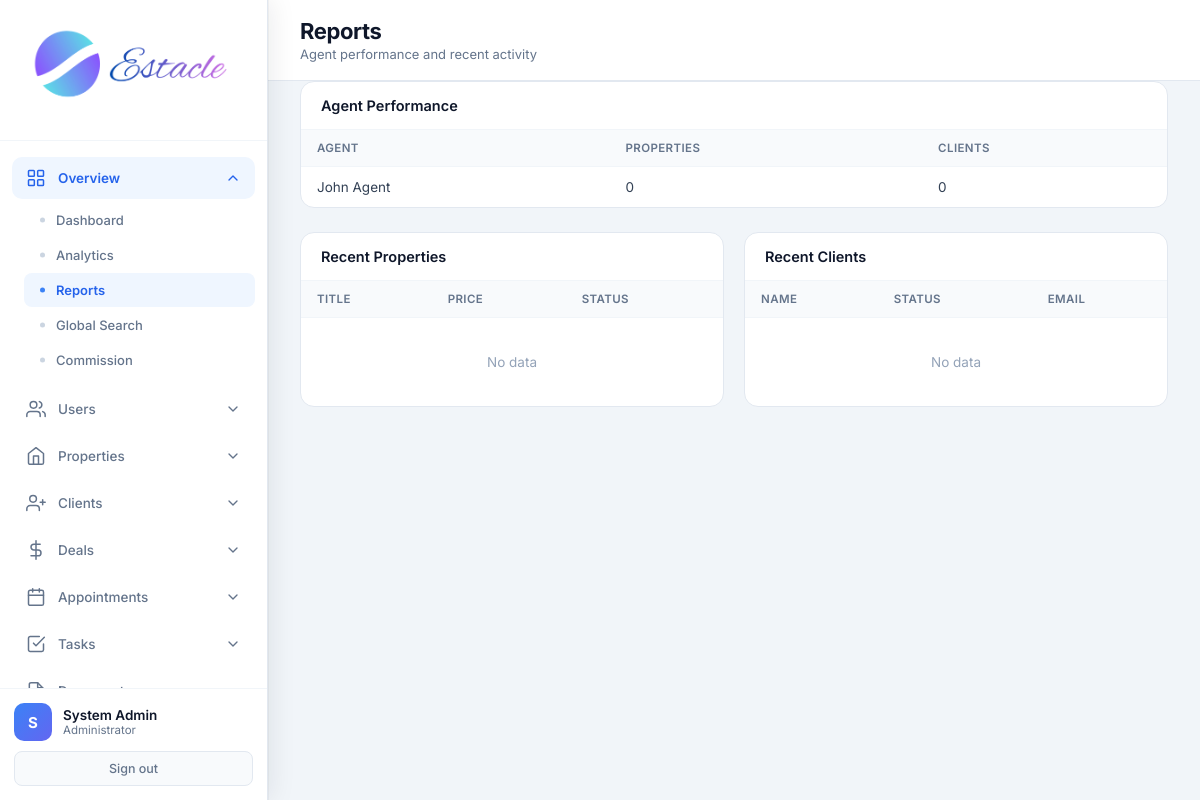
The page /admin/reports (signed in) on the database its author committed.
### tables this page shows
CREATE TABLE users (
            id INTEGER PRIMARY KEY AUTOINCREMENT,
            email TEXT UNIQUE NOT NULL,
            password TEXT NOT NULL,
            full_name TEXT NOT NULL,
            role TEXT NOT NULL CHECK(role IN ('admin', 'agent', 'customer')),
            phone TEXT,
            created_at TIMESTAMP DEFAULT CURRENT_TIMESTAMP,
            is_active INTEGER DEFAULT 1
        );

### app.py (the view)
@app.route('/admin/reports')
@login_required
@role_required('admin')
def admin_reports():
    db = get_db()
    recent_props = db.execute('SELECT id, title, price, status, city, created_at FROM properties ORDER BY created_at DESC LIMIT 10').fetchall()
    recent_clients = db.execute('SELECT id, full_name, status, email, created_at FROM clients ORDER BY created_at DESC LIMIT 10').fetchall()
    agents = db.execute("""
        SELECT u.id, u.full_name,
               (SELECT COUNT(*) FROM properties WHERE agent_id = u.id) as prop_count,
               (SELECT COUNT(*) FROM clients WHERE agent_id = u.id) as client_count
        FROM users u WHERE u.role = 'agent' ORDER BY u.full_name
    """).fetchall()
    return render_template('admin_reports.html', recent_props=recent_props, recent_clients=recent_clients, agents=agents)

### app.py (called while the page is built)
def get_db():
    if 'db' not in g:
        g.db = sqlite3.connect(app.config['DATABASE'])
        g.db.row_factory = sqlite3.Row
    return g.db

def login_required(f):
    @wraps(f)
    def decorated_function(*args, **kwargs):
        if 'user_id' not in session:
            flash('Please log in to access this page.', 'warning')
            return redirect(url_for('login'))
        return f(*args, **kwargs)
    return decorated_function

def role_required(*roles):
    def decorator(f):
        @wraps(f)
        def decorated_function(*args, **kwargs):
            if 'user_id' not in session:
                flash('Please log in to access this page.', 'warning')
                return redirect(url_for('login'))
            if session.get('role') not in roles:
                flash('You do not have permission to access this page.', 'danger')
                return redirect(url_for('role_redirect'))
            return f(*args, **kwargs)
        return decorated_function
    return decorator

### templates/admin_reports.html (shortened to what this page needs)
<!DOCTYPE html>
<html lang="en">
<head>
    <link rel="stylesheet" href="{{ url_for('static', filename='css/admin.css') }}">
</head>
<body>
<div class="app-layout">
    {% set active = 'reports' %}
    {% include 'partials/admin_sidebar.html' %}
    <main class="main-content">
        <header class="top-bar">
            <div>
                <h1 class="page-title">Reports</h1>
                <p class="page-subtitle">Agent performance and recent activity</p>
            </div>
        </header>
        <div class="panel full">
            <div class="panel-header"><h2>Agent Performance</h2></div>
            <div class="table-wrap">
                <table>
                    <thead><tr><th>Agent</th><th>Properties</th><th>Clients</th></tr></thead>
                    <tbody>
                    {% for a in agents %}
                    <tr>
                        <td>{{ a.full_name }}</td>
                        <td>{{ a.prop_count }}</td>
                        <td>{{ a.client_count }}</td>
                    </tr>
                    {% else %}
                    <tr><td colspan="3" class="empty">No agents yet</td></tr>
                    {% endfor %}
                    </tbody>
                </table>
            </div>
        </div>
        <div class="panels-row">
            <div class="panel">
                <div class="panel-header"><h2>Recent Properties</h2></div>
                <div class="table-wrap">
                    <table>
                        <thead><tr><th>Title</th><th>Price</th><th>Status</th></tr></thead>
                        <tbody>
                        {% for p in recent_props %}
                        <tr>
                            <td>{{ p.title }}</td>
                            <td>${{ "%.0f"|format(p.price) }}</td>
                            <td><span class="badge badge-{{ p.status }}">{{ p.status }}</span></td>
                        </tr>
                        {% else %}
                        <tr><td colspan="3" class="empty">No data</td></tr>
                        {% endfor %}
                        </tbody>
                    </table>
                </div>
            </div>
            <div class="panel">
                <div class="panel-header"><h2>Recent Clients</h2></div>
                <div class="table-wrap">
                    <table>
                        <thead><tr><th>Name</th><th>Status</th><th>Email</th></tr></thead>
                        <tbody>
                        {% for c in recent_clients %}
                        <tr>
                            <td>{{ c.full_name }}</td>
                            <td><span class="badge badge-{{ c.status }}">{{ c.status }}</span></td>
                            <td>{{ c.email or '—' }}</td>
                        </tr>
                        {% else %}
                        <tr><td colspan="3" class="empty">No data</td></tr>
                        {% endfor %}
                        </tbody>
                    </table>
                </div>
            </div>
        </div>
    </main>
</div>
</body>
</html>

### static/css/admin.css (style rules this page uses)
* { margin: 0; padding: 0; box-sizing: border-box; }
body { font-family: 'Inter', -apple-system, BlinkMacSystemFont, 'Segoe UI', Roboto, sans-serif; background: #f1f5f9; color: #0f172a; min-height: 100vh; }
.app-layout { display: flex; min-height: 100vh; }
.main-content { flex: 1; margin-left: 268px; min-height: 100vh; }
.top-bar { background: white; padding: 18px 32px; border-bottom: 1px solid #e2e8f0; display: flex; justify-content: space-between; align-items: center; }
.page-title { font-family: 'Inter', sans-serif; font-size: 22px; font-weight: 700; letter-spacing: -0.4px; color: #0f172a; }
.page-subtitle { font-size: 13px; color: #64748b; margin-top: 2px; font-weight: 400; }
.panels-row { display: grid; grid-template-columns: 1fr 1fr; gap: 20px; padding: 0 32px 24px; }
.panel { background: white; border-radius: 14px; border: 1px solid #e2e8f0; overflow: hidden; }
.panel.full { margin: 0 32px 24px; }
.panel-header { padding: 15px 20px; border-bottom: 1px solid #f1f5f9; display: flex; justify-content: space-between; align-items: center; }
.panel-header h2 { font-size: 14.5px; font-weight: 600; color: #0f172a; }
.table-wrap { overflow-x: auto; }
table { width: 100%; border-collapse: collapse; font-size: 13.5px; }
th { text-align: left; padding: 11px 16px; background: #f8fafc; color: #64748b; font-weight: 600; font-size: 11.5px; text-transform: uppercase; letter-spacing: 0.4px; }
td { padding: 12px 16px; border-top: 1px solid #f1f5f9; color: #334155; }
.empty { text-align: center; color: #94a3b8; padding: 36px !important; }

### rows shown on the page
users: full_name "John Agent", prop_count "0", client_count "0"

### other values the page prints
{{ session.full_name[0] }} "S"
{{ session.full_name }} "System Admin"
